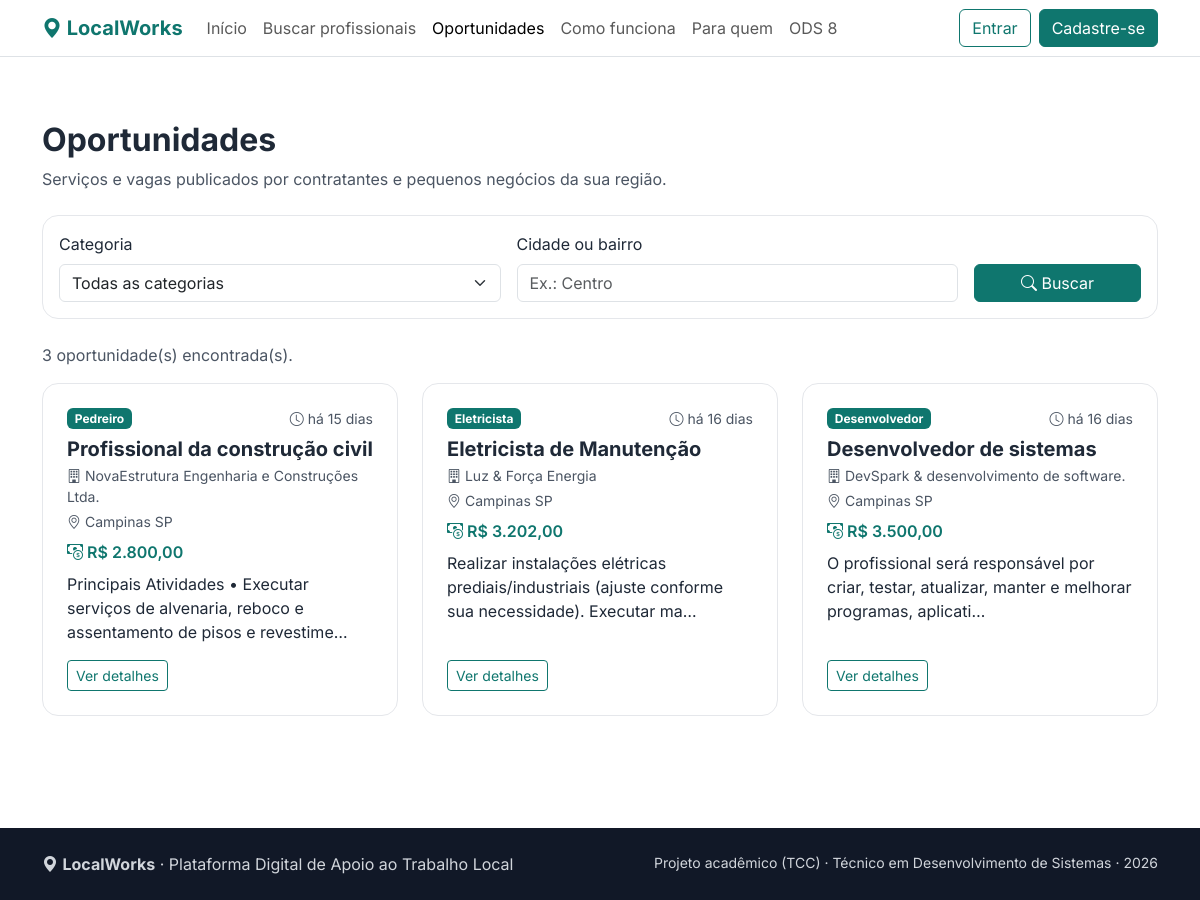
Page /oportunidades.php on the earlier database version.
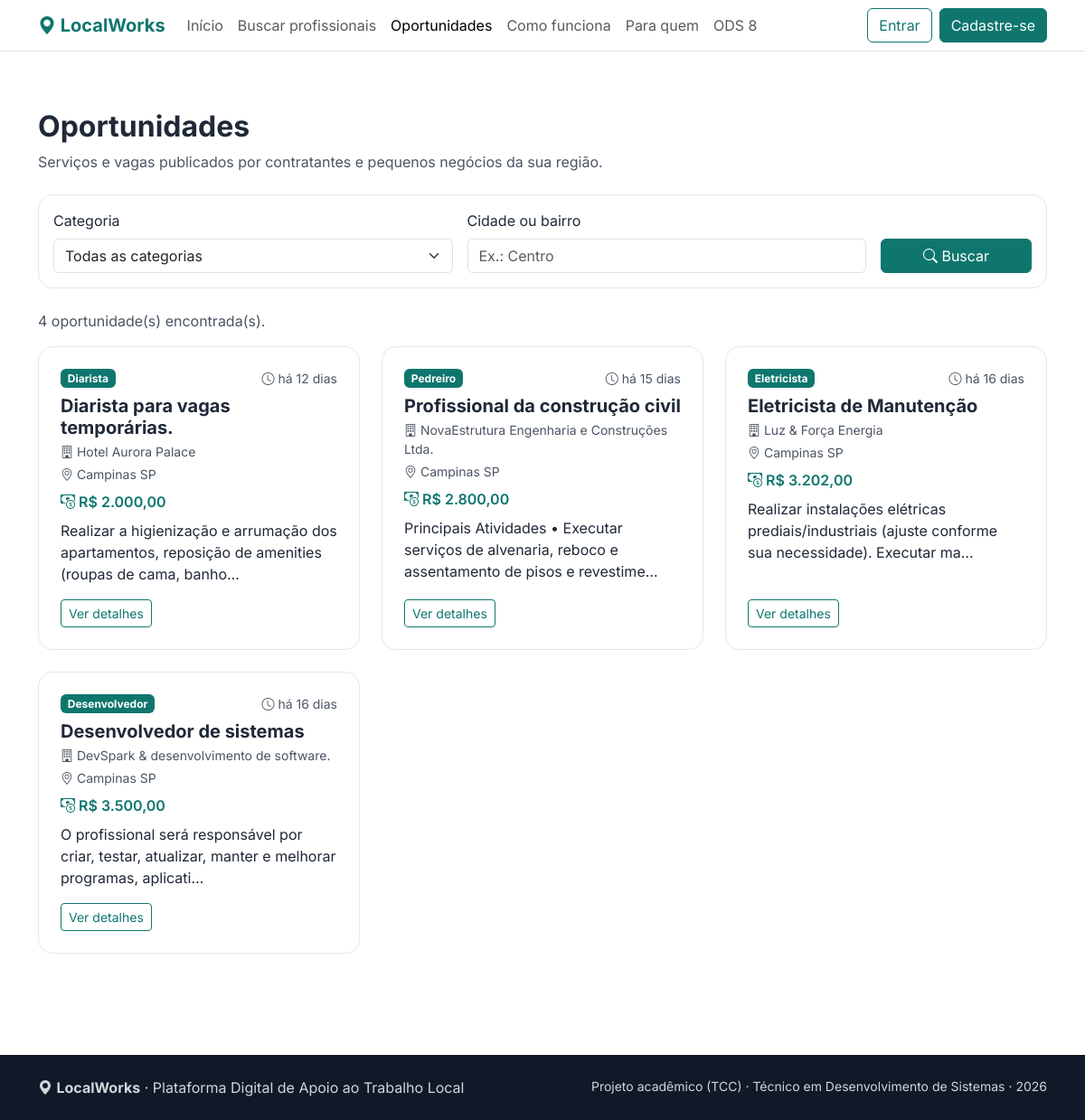
Same page on the later database version.
### tables this page shows
CREATE TABLE `oportunidade` (
  `id_oportunidade` int(10) UNSIGNED NOT NULL,
  `titulo` varchar(100) NOT NULL,
  `descricao` text DEFAULT NULL,
  `localizacao` varchar(100) DEFAULT NULL,
  `valor_proposto` decimal(10,2) DEFAULT NULL,
  `publicada` tinyint(1) NOT NULL DEFAULT 1,
  `data_publicacao` datetime NOT NULL DEFAULT current_timestamp(),
  `id_contratante` int(10) UNSIGNED NOT NULL,
  `id_categoria` int(10) UNSIGNED NOT NULL
);

CREATE TABLE `categoria` (
  `id_categoria` int(10) UNSIGNED NOT NULL,
  `nome` varchar(100) NOT NULL,
  `descricao` text DEFAULT NULL,
  `aprovada` tinyint(1) NOT NULL DEFAULT 0
);

CREATE TABLE `contratante` (
  `id_contratante` int(10) UNSIGNED NOT NULL,
  `cnpj` varchar(18) DEFAULT NULL,
  `empresa` varchar(100) DEFAULT NULL
);

### src/Conexao.php (called while the page is built, shortened)
<?php
final class Conexao
{
    private static ?PDO $pdo = null;
    public static function obter(): PDO
    {
        if (self::$pdo instanceof PDO) {
            return self::$pdo;
        }
        $host = '127.0.0.1';
        $porta = '3306';
        $banco = 'LocalWorks_DB';
        $usuario = 'root';
        $senha = '';
        $dsn = "mysql:host={$host};port={$porta};dbname={$banco};charset=utf8mb4";
        self::$pdo = new PDO($dsn, $usuario, $senha, [
            PDO::ATTR_ERRMODE => PDO::ERRMODE_EXCEPTION,
            PDO::ATTR_DEFAULT_FETCH_MODE => PDO::FETCH_ASSOC,
            PDO::ATTR_EMULATE_PREPARES => false,
        ]);
        return self::$pdo;
    }
}

### src/Oportunidades.php (called while the page is built, shortened)
<?php
require_once __DIR__ . '/Conexao.php';
final class Oportunidades
{
    public static function buscar(int $idCategoria, string $local): array
    {
        $sql = '
            SELECT
                o.id_oportunidade,
                o.titulo,
                o.descricao,
                o.localizacao,
                o.valor_proposto,
                o.data_publicacao,
                c.nome AS categoria,
                ct.empresa
            FROM oportunidade o
            INNER JOIN categoria c
                ON c.id_categoria = o.id_categoria
            INNER JOIN contratante ct
                ON ct.id_contratante = o.id_contratante
            WHERE o.publicada = 1
        ';
        $params = [];
        $sql .= ' ORDER BY o.id_oportunidade DESC LIMIT 50';
        $stmt = Conexao::obter()->prepare($sql);
        $stmt->execute($params);
        return $stmt->fetchAll();
    }
}

### includes/iniciar.php (called while the page is built, shortened)
<?php
require_once __DIR__ . '/../src/Conexao.php';
require_once __DIR__ . '/../src/Painel.php';
require_once __DIR__ . '/../src/Oportunidades.php';
function e(mixed $texto): string
{
    return htmlspecialchars((string) $texto, ENT_QUOTES, 'UTF-8');
}
function formatarValor(mixed $valor): string
{
    return 'R$ ' . number_format((float) $valor, 2, ',', '.');
}
function tempoDecorrido(?string $data): string
{
    try {
        $agora = new DateTimeImmutable('now');
        $inicio = new DateTimeImmutable($data);
    } catch (Throwable $ex) {
        return '';
    }
    $seg = $agora->getTimestamp() - $inicio->getTimestamp();
    $dias = intdiv($seg, 86400);
    if ($dias < 30) {
        return 'há ' . $dias . ($dias === 1 ? ' dia' : ' dias');
    }
    return 'em ' . $inicio->format('d/m/Y');
}

### public/oportunidades.php (the view, shortened to what the changed rows need)
<?php
require_once __DIR__ . '/../includes/iniciar.php';
$idCategoria = (int) ($_GET['categoria'] ?? 0);
$local = trim((string) ($_GET['local'] ?? ''));
$erro = '';
try {
    $oportunidades = Oportunidades::buscar($idCategoria, $local);
} catch (Throwable $ex) {
    error_log('oportunidades.php: ' . $ex->getMessage());
    $erro = 'Não foi possível carregar as oportunidades agora.';
}
require_once __DIR__ . '/../includes/cabecalho.php';
?>
<section class="secao">
    <div class="container">
        <h1 class="h2 fw-bold mb-2">Oportunidades</h1>
        <p class="text-secondary mb-4">
            Serviços e vagas publicados por contratantes e pequenos negócios da sua região.
        </p>
        <form method="get" action="oportunidades.php" class="cartao p-3 mb-4">
            <div class="row g-3 align-items-end">
            </div>
        </form>
        <?php if ($erro): ?>
            <div class="alert alert-danger" role="alert"><?= e($erro) ?></div>
        <?php elseif (!$oportunidades): ?>
            <p class="text-secondary">Nenhuma oportunidade encontrada com esses filtros.</p>
        <?php else: ?>
            <p class="text-secondary">
                <?= count($oportunidades) ?> oportunidade(s) encontrada(s).
            </p>
            <div class="row g-4">
                <?php
                $hTag = 'h2';
                foreach ($oportunidades as $o) {
                    include __DIR__ . '/../includes/cartao_proposta.php';
                }
                ?>
            </div>
        <?php endif; ?>
    </div>
</section>
<?php require_once __DIR__ . '/../includes/rodape.php'; ?>

### includes/cartao_proposta.php
<?php
$hTag = $hTag ?? 'h3';
?>
<div class="col-md-6 col-lg-4">
    <div class="cartao bg-white h-100 p-4 d-flex flex-column">
        <div class="d-flex justify-content-between align-items-start gap-2 mb-2">
            <span class="badge text-bg-primary"><?= e($o['categoria']) ?></span>
            <span class="small text-secondary text-nowrap">
                <i class="bi bi-clock"></i>
                <?= e(tempoDecorrido($o['data_publicacao'] ?? null)) ?>
            </span>
        </div>
        <<?= $hTag ?> class="h5 fw-bold mb-1"><?= e($o['titulo']) ?></<?= $hTag ?>>
        <p class="small text-secondary mb-1">
            <i class="bi bi-building"></i> <?= e($o['empresa'] ?: 'Contratante') ?>
        </p>
        <p class="small text-secondary mb-2">
            <i class="bi bi-geo-alt"></i> <?= e($o['localizacao'] ?: 'Local não informado') ?>
        </p>
        <p class="fw-semibold text-primary mb-2">
            <i class="bi bi-cash-coin"></i> <?= e(formatarValor($o['valor_proposto'] ?? null)) ?>
        </p>
        <p class="mb-3">
            <?= e(mb_strimwidth((string) $o['descricao'], 0, 100, '…')) ?>
        </p>
        <a class="btn btn-outline-primary btn-sm mt-auto align-self-start"
           href="oportunidade_detalhe.php?id=<?= (int) $o['id_oportunidade'] ?>">
            Ver detalhes
        </a>
    </div>
</div>

Differences in the rows shown:
added oportunidade: id_categoria.nome "Diarista", data_publicacao "há 12 dias", titulo "Diarista para vagas temporárias.", id_contratante.empresa "Hotel Aurora Palace", localizacao "Campinas SP", valor_proposto "R$ 2.000,00", descricao "Realizar a higienização e arrumação dos apartamentos, reposição de amenities (roupas de cama, banho…"
Other differences:
count($oportunidades): "3" → "4"
